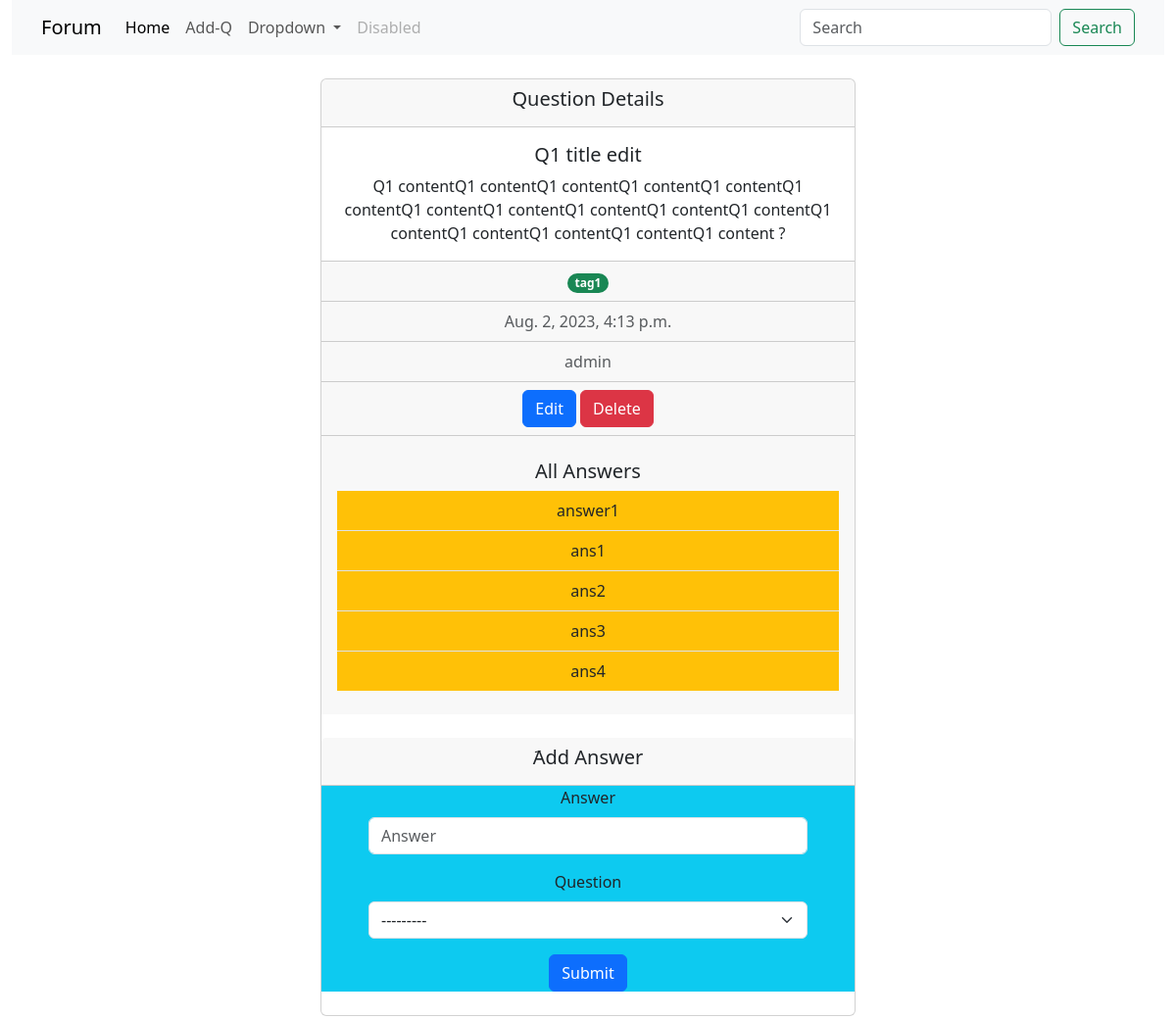
Before: /questions/1 with the older database file.
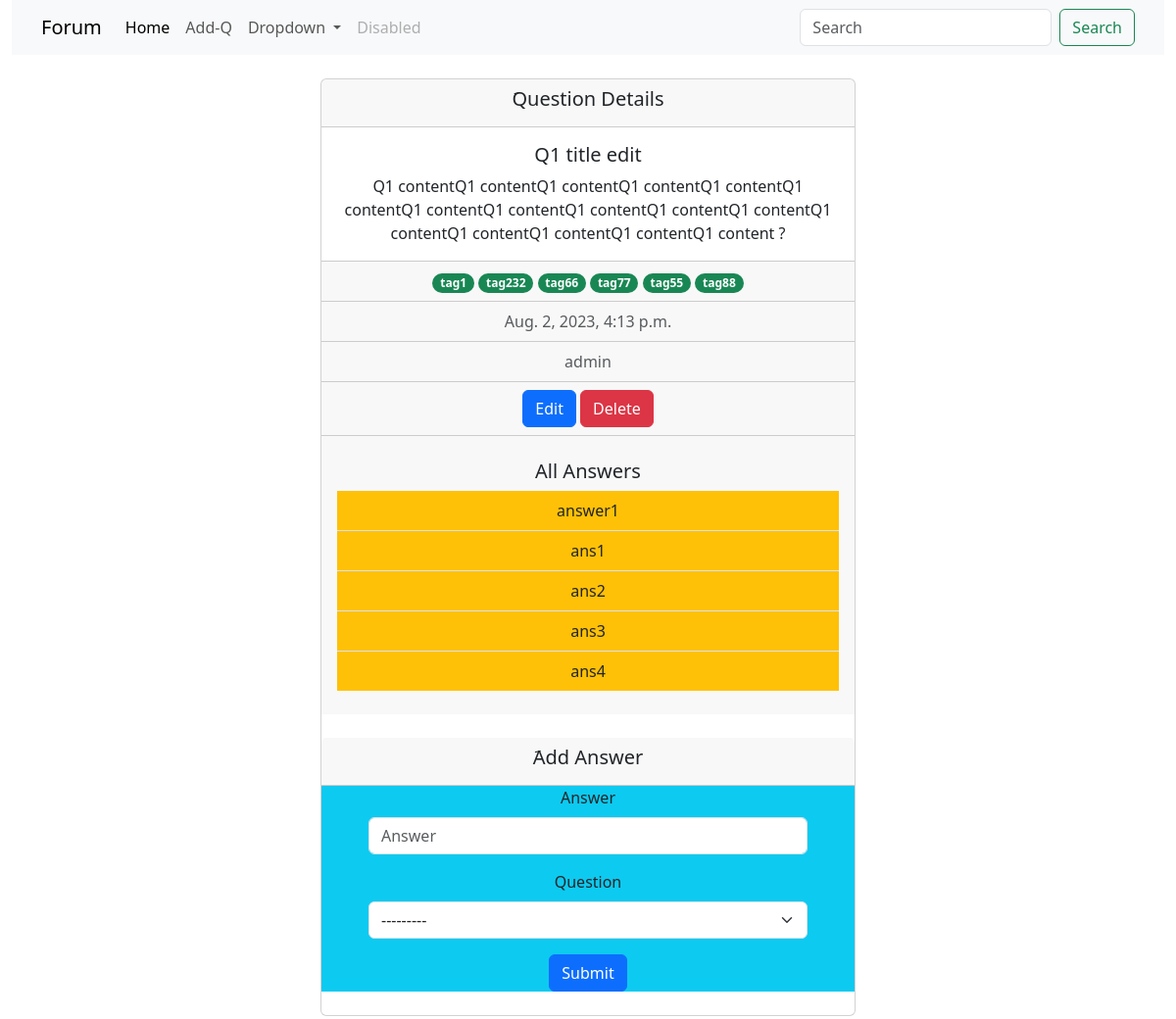
After: the same page with the newer database file.
### forum/models.py (models this page shows, shortened)
class Question(models.Model):
    author = models.ForeignKey(User, related_name='question_user', on_delete=models.CASCADE)
    question = models.CharField(max_length=100)
    created_at = models.DateTimeField(default=timezone.now)
    content = models.TextField(max_length=500)
    tags = TaggableManager()
    def __str__(self):
        return self.question

class Answer(models.Model):
    author = models.ForeignKey(User, related_name='answer_user', on_delete=models.CASCADE)
    answer = models.CharField(max_length=100)
    created_at = models.DateTimeField(default=timezone.now)
    question = models.ForeignKey(Question, related_name='answer_question', on_delete=models.CASCADE)

### forum/views.py (the view, shortened to what this page needs)
# urls.py: path('questions/<int:pk>', QuestionDatail.as_view()),
class QuestionDatail(DetailView):
    model = Question
    template_name = 'forum/question_details.html'
    def get_context_data(self, **kwargs):
        context = super().get_context_data(**kwargs)
        q = self.object
        context['answers'] = Answer.objects.filter(question=q)
        context['answer_form'] = AnswerForm
        return context

### forum/templates/forum/question_details.html (shortened to what this page needs)
<!doctype html>
<html lang="en">
<head>
    <link rel="stylesheet" href="https://cdnjs.cloudflare.com/ajax/libs/bootstrap/5.3.0/css/bootstrap.min.css"
 />
    {% load bootstrap5 %}
    {% bootstrap_css %}
</head>
<body>
    <div class="container-fluid">
        <nav class="navbar navbar-expand-lg bg-body-tertiary">
            <div class="container">
                <a class="navbar-brand" href="#">Forum</a>
                <div class="collapse navbar-collapse" id="navbarSupportedContent">
                    <ul class="navbar-nav me-auto mb-2 mb-lg-0">
                        <li class="nav-item">
                            <a class="nav-link active" aria-current="page"
                                href="http://127.0.0.1:8000/questions/">Home</a>
                        </li>
                        <li class="nav-item">
                            <a class="nav-link" href="http://127.0.0.1:8000/questions/add">Add-Q</a>
                        </li>
                        <li class="nav-item dropdown">
                            <a class="nav-link dropdown-toggle" href="#" role="button" data-bs-toggle="dropdown"
                                aria-expanded="false">
                                Dropdown
                            </a>
                        </li>
                        <li class="nav-item">
                            <a class="nav-link disabled" aria-disabled="true">Disabled</a>
                        </li>
                    </ul>
                    <form class="d-flex" role="search">
                        <input class="form-control me-2" type="search" placeholder="Search" aria-label="Search">
                        <button class="btn btn-outline-success" type="submit">Search</button>
                    </form>
                </div>
            </div>
        </nav>
        <div class="container my-4">
            <div class="row">
                <div class="col-6 mx-auto">
                    <div class="card text-center">
                        <div class="card-header">
                            <h5 class="card-title">َQuestion Details</h5>
                        </div>
                        <div class="card-body">
                            <h5 class="card-title">{{object}}</h5>
                            <p class="card-text">{{object.content}}</p>
                        </div>
                        <div class="card-footer text-body-secondary">
                            {% for tag in object.tags.all %}
                            <span class="badge rounded-pill bg-success">{{tag}}</span>
                            {% endfor %}
                        </div>
                        <div class="card-footer text-body-secondary">{{object.created_at}}</div>
                        <div class="card-footer text-body-secondary">{{object.author}}</div>
                        <div class="card-footer text-body-secondary">
                            <a href="{{object.pk}}/edit" class="btn btn-primary">Edit</a>
                            <a href="{{object.pk}}/delete" class="btn btn-danger">Delete</a>
                        </div>
                        <div class="card-footer py-4">
                            <h5>All Answers</h5>
                            <ul class="list-group list-group-flush">
                                {% for answer in answers %}
                                <li class="list-group-item bg-warning">{{answer.answer}}</li>
                                {% endfor %}
                            </ul>
                        </div>
                        <div class="py-4">
                            <div class="card-header">
                                <h5 class="card-title">َAdd Answer</h5>
                            </div>
                            <form action="" method="post" class="bg-info px-5">
                                {% bootstrap_form answer_form %}
                                {% buttons %}
                                <button type="submit" class="btn btn-primary">
                                    Submit
                                </button>
                                {% endbuttons %}
                            </form>
                        </div>
                    </div>
                </div>
            </div>
        </div>
    </div>
</body>
</html>

Changed rows visible on the page:
added Tag: name "tag232"
added Tag: name "tag66"
added Tag: name "tag77"
added Tag: name "tag55"
added Tag: name "tag88"
